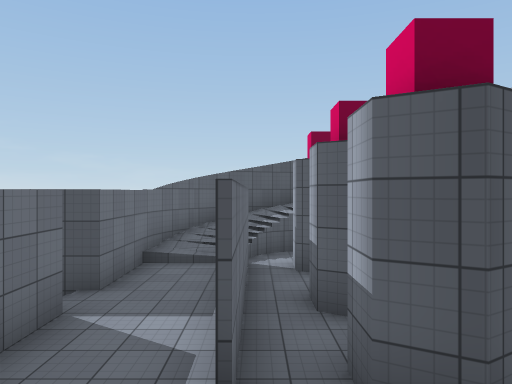
[1] (above)

24 first-person views from a walk through a Unity game level. The camera is 1.4 m above the floor, looks level and sees 70° across. Doors are open. The floor is counted in squares, 2 m on a side. Each view is taken from the middle of a square. On the plan, view 1 faces up. The plan holds only what a view shows up to about 11 squares ahead; the rest is blank. The place goes on beyond the plan. The player character is not drawn. Some surface patterns are stand-ins.

[2]
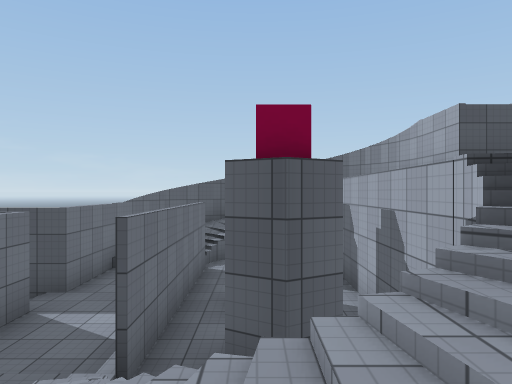

[3]
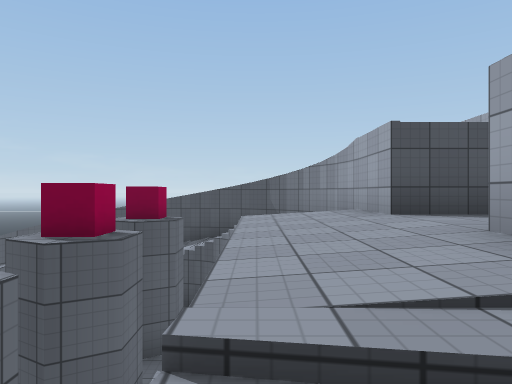

[4]
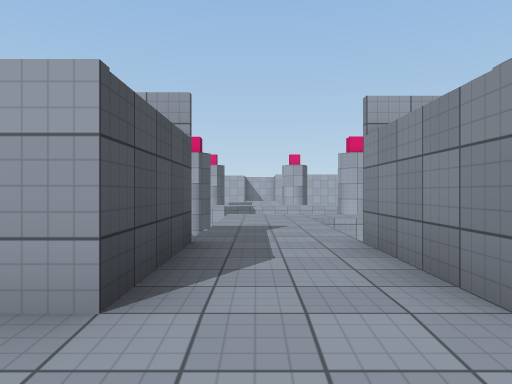

[5]
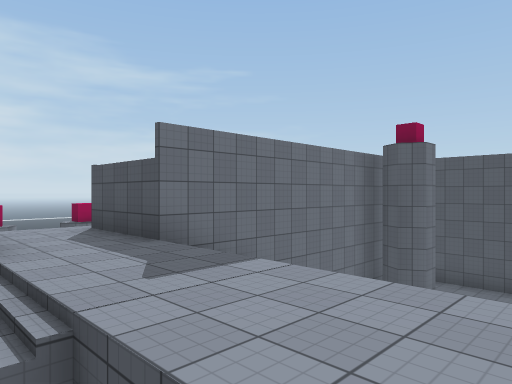

[6]
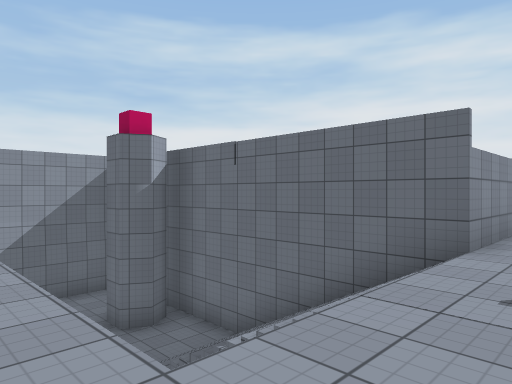

[7]
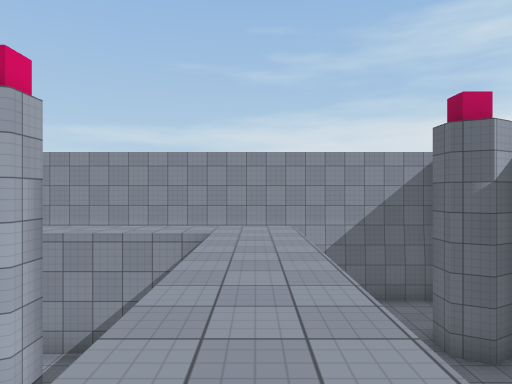

[8]
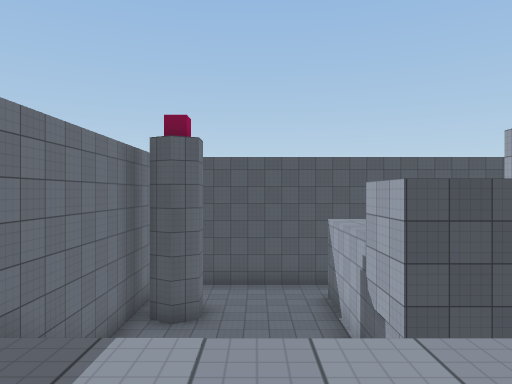

[9]
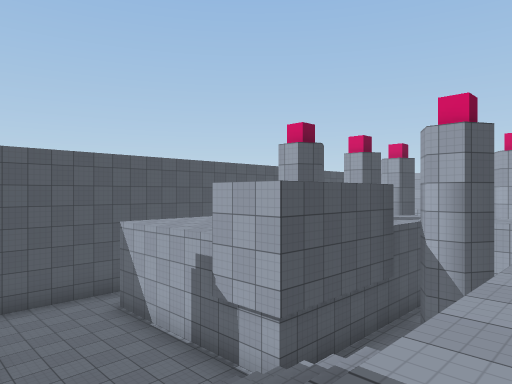

[10]
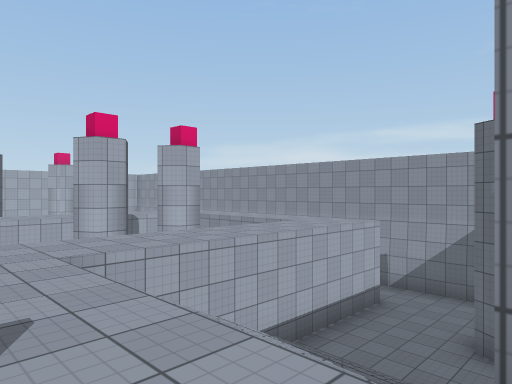

[11]
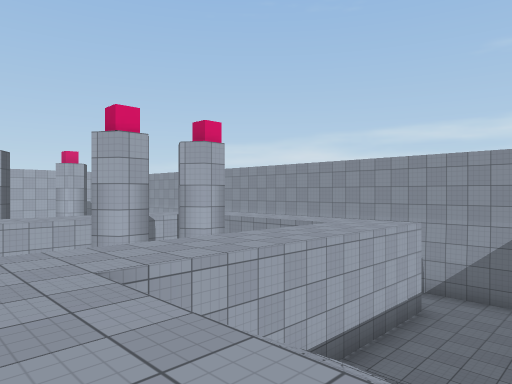

[12]
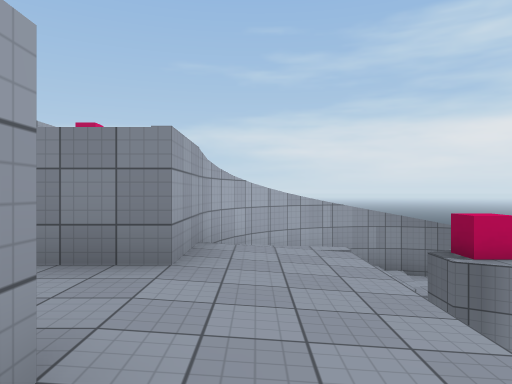

[13]
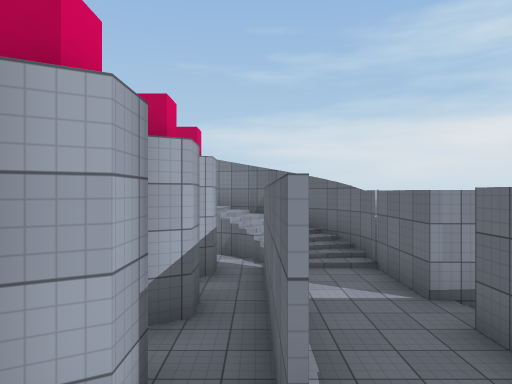

[14]
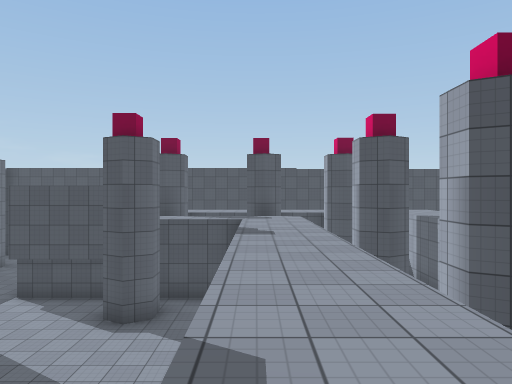

[15]
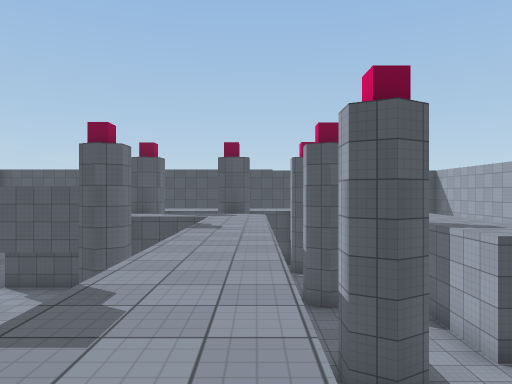

[16]
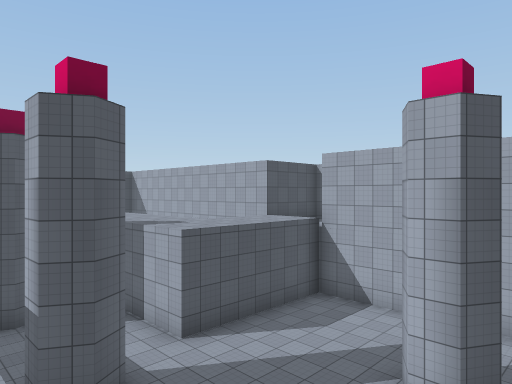

[17]
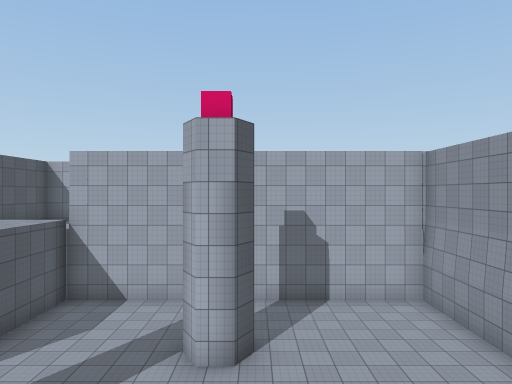

[18]
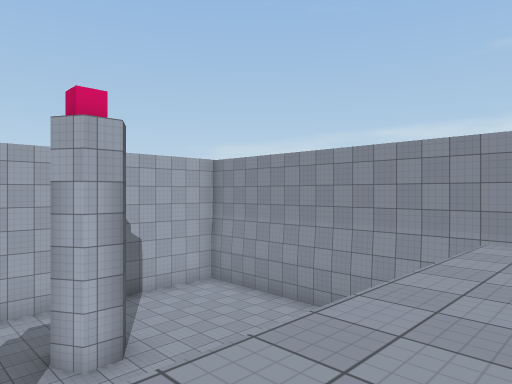

[19]
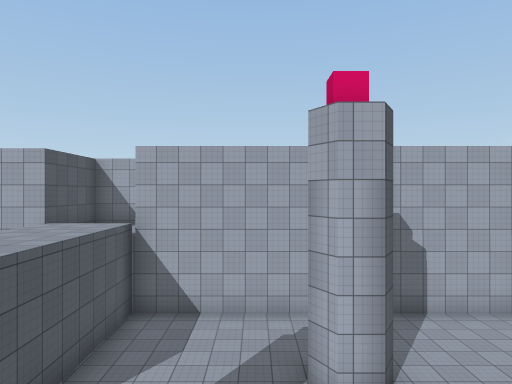

[20]
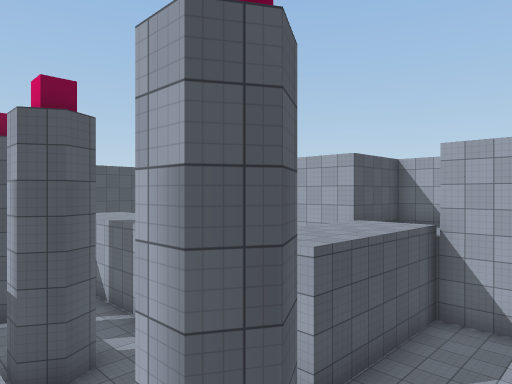

[21]
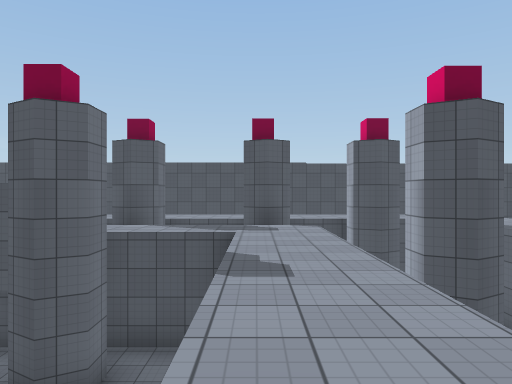

[22]
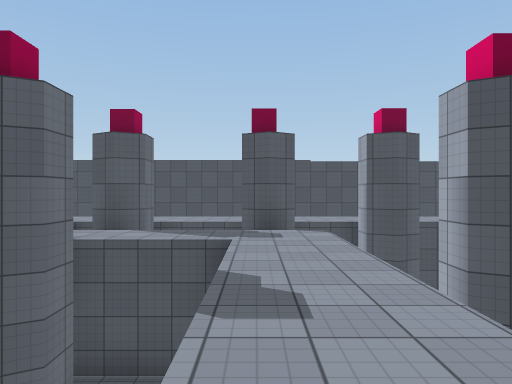

[23]
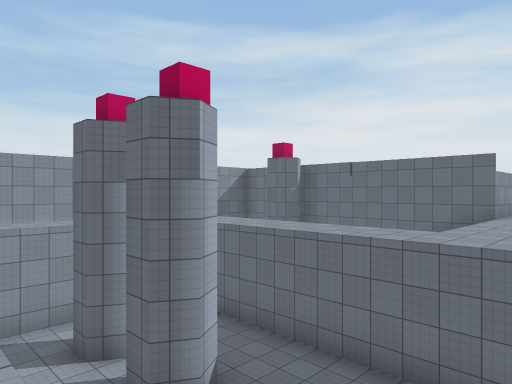

[24]
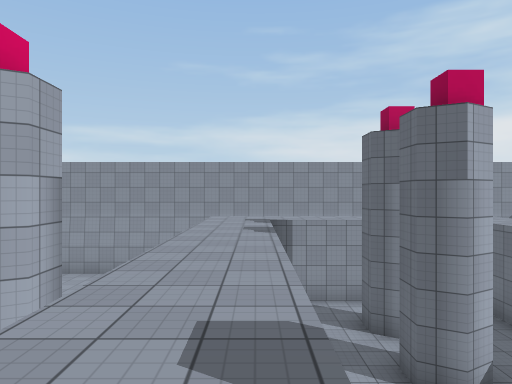

### Floor plan
Key: @ floor where view 1 was taken; # wall or solid block; x gap in a wall; . main floor; - floor 0.25 m lower than the main floor; : floor 3.75 m higher than the main floor; + floor 4 m higher than the main floor; / step, stairs or slope; D open door; v drop or lower ground.
Columns run from 3 left of view 1 to 30 right of it. Each row starts with its distance up from view 1.
 15            #####
 14           #.....
 13           #..../+++++ +++
 12           ##.../++++++++++++
 11    ####   #..../+ #v #  #./+
 10   #////#  #  ../  .vv.. ../+
  9  #//// /# #   .#  +++++.../+.
  8  v/###/ # #    ####..++.../+.
  7 #--###:+# # /. ...#..++.#./+.
  6 #--###:+###//........++.../+...###
  5 /--###:+++++++++.....++.../+++DD #
  4 #--###:+++++++++.....++.../+++DD
  3 #--###:+###//..+..   ++.#......#
  2 #.//##//# #//..+..#..++  ......#
  1  #//#///# #//..+..x..++   .....#
  0  #/@// #  #//..+..#..++   .#...#
 -1   ##//#v  #....+.....++   .....#
 -2     ##    ##...+.....++   .....#
 -3           ##...++++++++   .....#
 -4            .....  .....   .....#
 -5            .....          .....#
 -6            #####         ######

Where each view was taken, in squares from view 1:
view 1: 0 up, 0 right, facing up
view 2: 1 down, 1 right, facing up
view 3: 1 up, 3 right, facing up
view 4: 5 up, 3 right, facing right
view 5: 3 up, 12 right, facing up-left
view 6: 5 up, 12 right, facing down-left
view 7: 4 up, 12 right, facing down
view 8: 4 up, 10 right, facing up
view 9: 5 up, 8 right, facing up-right
view 10: 5 up, 7 right, facing down-right
view 11: 5 up, 8 right, facing down-right
view 12: 7 up, 4 right, facing down
view 13: 9 up, 0 right, facing down
view 14: 1 down, 18 right, facing up
view 15: 2 down, 19 right, facing up
view 16: 2 down, 19 right, facing up-right
view 17: 1 down, 18 right, facing right
view 18: 2 up, 18 right, facing down-right
view 19: 1 up, 19 right, facing right
view 20: 1 up, 19 right, facing up-right
view 21: 2 up, 18 right, facing up
view 22: 3 up, 18 right, facing up
view 23: 6 up, 18 right, facing down-left
view 24: 7 up, 18 right, facing down
